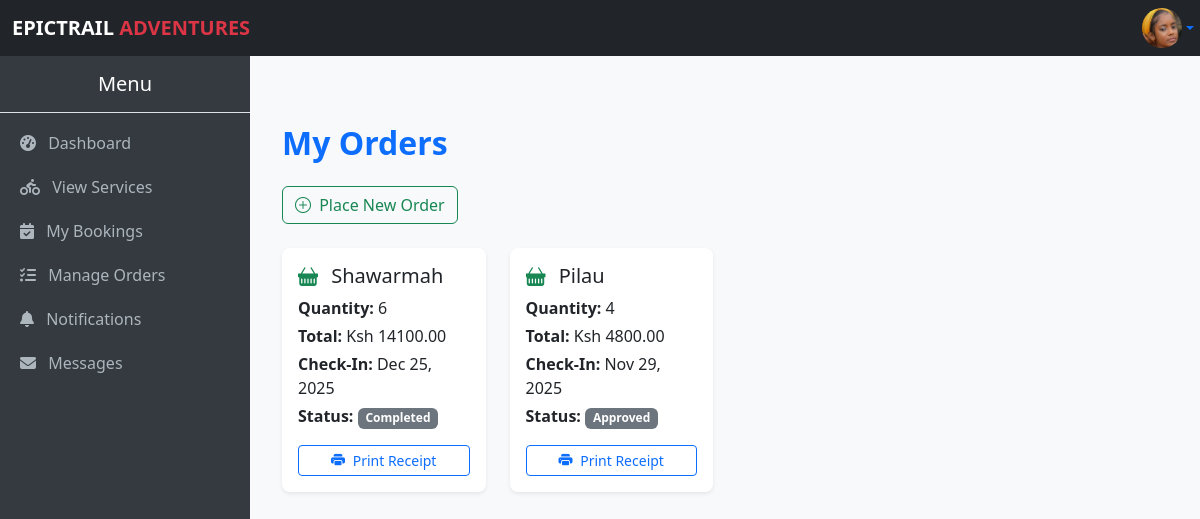
Page /my-orders/ (signed in) on the committed database.
### myApp/models.py (models this page shows, shortened)
class Profile(models.Model):
    profile_user = models.OneToOneField(User, on_delete=models.CASCADE)
    profile_phone = models.CharField(max_length=15, blank=True, null=True)
    profile_photo = models.ImageField(upload_to='profile_photos/', null=True, blank=True)

class FoodOrder(models.Model):
    STATUS_CHOICES = [
        ('pending', 'Pending'),
        ('processing', 'Processing'),
        ('completed', 'Completed'),
        ('cancelled', 'Cancelled'),
    ]
    foodOrder_user = models.ForeignKey(User, on_delete=models.CASCADE)
    foodOrder_food = models.ForeignKey(Food, on_delete=models.CASCADE)
    foodOrder_quantity = models.PositiveIntegerField(default=1)
    foodOrder_status = models.CharField(max_length=20, choices=STATUS_CHOICES, default='pending')
    foodOrder_created_at = models.DateTimeField(auto_now_add=True)
    foodOrder_check_in = models.DateField(null=True, blank=True)
    def total_price(self):
        return self.foodOrder_food.food_price_per_person * self.foodOrder_quantity

class Food(models.Model):
    food_name = models.CharField(max_length=100)
    food_price_per_person = models.DecimalField(max_digits=10, decimal_places=2)

### myApp/views.py (the view)
# urls.py: path('my-orders/', views.my_orders, name='my_orders'),
@login_required
def my_orders(request):
    orders = FoodOrder.objects.filter(foodOrder_user=request.user)  # <-- fix here
    return render(request, 'my_orders.html', {'orders': orders})

### myApp/context_processors.py (called while the page is built)
def total_users(request):
    return {'total_users': User.objects.count()}

def total_bookings(request):
    return {'total_bookings': Booking.objects.count()}

def total_amount(request):
    total = 0
    if request.user.is_authenticated:
        bookings = Booking.objects.all()  # optionally filter by user=request.user
        booking_total = sum(booking.amount_required for booking in bookings)
        food_orders = FoodOrder.objects.all()  # optionally filter by user=request.user
        food_total = sum(order.total_price() for order in food_orders)  # <- call the method
        total = booking_total + food_total
    return {'total_amount': total}

def total_cost(request):
    if not request.user.is_authenticated:
        return {
            'user_bookings': [],
            'user_total_amount': 0,
        }
    bookings = Booking.objects.filter(booking_user=request.user).prefetch_related(
        'booking_activities', 'booking_packages', 'booking_rooms', 'booking_food', 'booking_tours'
    )
    total_amount = sum(b.amount_required for b in bookings)
    return {
        'user_bookings': bookings,
        'user_total_amount': total_amount,
    }

### myApp/models.py (called while the page is built)
    @property
    def nights_spent(self):
        if self.booking_check_in and self.booking_check_out:
            days = (self.booking_check_out - self.booking_check_in).days
            return max(days, 1)
        return 1

    @property
    def amount_required(self):
        pax = self.booking_pax
        room_cost = sum(
            room.room_room_type.roomType_price_per_night * pax * self.nights_spent
            for room in self.booking_rooms.all()
        )
        activities_cost = sum(
            a.activity_price_per_person * pax for a in self.booking_activities.all()
        )
        package_cost = sum(
            p.package_price_per_person * pax for p in self.booking_packages.all()
        )
        food_cost = sum(
            f.food_price_per_person * pax for f in self.booking_food.all()
        )
        tour_cost = sum(
            t.tour_price_per_person * pax for t in self.booking_tours.all()
        )
        return room_cost + activities_cost + package_cost + food_cost + tour_cost

### myApp/templates/my_orders.html (shortened to what this page needs)
{% extends "base.user.html" %}
{% block content %}
<div class="container mt-5">
    <h2 class="mb-4 text-primary fw-bold">My Orders</h2>
    <a href="{% url 'place_order' %}" class="btn btn-outline-success mb-4">
        <i class="bi bi-plus-circle me-1"></i> Place New Order
    </a>
    {% if orders %}
    <div class="row g-4">
        {% for order in orders %}
        <div class="col-12 col-sm-6 col-md-4 col-lg-3">
            <div class="card h-100 shadow-sm border-0 rounded-3 position-relative overflow-hidden" style="transition: transform 0.2s;">
                <div class="card-body d-flex flex-column">
                    <h5 class="card-title text-truncate" title="{{ order.foodOrder_food.food_name }}">
                        <i class="bi bi-basket-fill me-2 text-success"></i>
                        {{ order.foodOrder_food.food_name }}
                    </h5>
                    <p class="mb-1"><strong>Quantity:</strong> {{ order.foodOrder_quantity }}</p>
                    <p class="mb-1"><strong>Total:</strong> Ksh {{ order.total_price|floatformat:2 }}</p>
                    {% if order.foodOrder_check_in %}
                    <p class="mb-1"><strong>Check-In:</strong> {{ order.foodOrder_check_in|date:"M d, Y" }}</p>
                    {% endif %}
                    <p class="mb-2">
                        <strong>Status:</strong>
                        {% if order.foodOrder_status == "pending" %}
                            <span class="badge bg-warning text-dark">{{ order.foodOrder_status|title }}</span>
                        {% elif order.foodOrder_status == "completed" %}
                            <span class="badge bg-success">{{ order.foodOrder_status|title }}</span>
                        {% elif order.foodOrder_status == "cancelled" %}
                            <span class="badge bg-danger">{{ order.foodOrder_status|title }}</span>
                        {% else %}
                            <span class="badge bg-secondary">{{ order.foodOrder_status|title }}</span>
                        {% endif %}
                    </p>
                    <div class="mt-auto d-flex flex-column gap-2">
                        <a href="{% url 'download_order_receipt' order.id %}" target="_blank" class="btn btn-sm btn-outline-primary mt-2">
                            <i class="bi bi-printer-fill me-1"></i> Print Receipt
                        </a>
                    </div>
                </div>
            </div>
        </div>
        {% endfor %}
    </div>
    {% else %}
    <div class="alert alert-info mt-4" role="alert">
        You have no orders yet. Click <a href="{% url 'place_order' %}" class="alert-link">here</a> to place one.
    </div>
    {% endif %}
</div>
{% endblock %}

### myApp/templates/base.user.html (shortened to what this page needs)
{% load static %}
<!DOCTYPE html>
<html lang="en">
<head>
    <link href="https://cdn.jsdelivr.net/npm/bootstrap@5.3.3/dist/css/bootstrap.min.css" rel="stylesheet">
    <link rel="stylesheet" href="https://cdn.jsdelivr.net/npm/bootstrap-icons@1.11.3/font/bootstrap-icons.css">
    <link rel="stylesheet" href="https://cdnjs.cloudflare.com/ajax/libs/font-awesome/6.5.2/css/all.min.css">
</head>
<body>
    <nav class="navbar navbar-expand-lg navbar-dark bg-dark">
    <div class="container-fluid">
        <a class="navbar-brand" href="#"><strong>EPICTRAIL <span class="text-danger">ADVENTURES</span></strong></a>
        <div class="d-flex align-items-center">
            <div class="dropdown ms-2">
                <a class="d-flex align-items-center justify-content-center dropdown-toggle"
                        type="button"
                        id="profileDropdown"
                        data-bs-toggle="dropdown"
                        aria-expanded="false"
                        style="width: 40px; height: 40px;"
                        title="Manage Profile">
                    {% if user.profile.profile_photo %}
                        <img src="{{ user.profile.profile_photo.url }}" alt="{{ user.username }}" class="rounded-circle" width="40" height="40">
                    {% else %}
                        <i class="bi bi-person bg-light rounded-circle"></i>
                    {% endif %}
                </a>
            </div>
        </div>
    </div>
</nav>
    <div class="collapse d-lg-block sidebar" id="sidebarMenu">
        <h5 class="text-center py-3 border-bottom">Menu</h5>
        <a href="{% url 'user_dashboard' %}"><i class="fas fa-tachometer-alt me-2"></i> Dashboard</a>
        <a href="{% url 'explore' %}"><i class="fas fa-biking me-2"></i> View Services</a>
        <a href="{% url 'booking_list' %}"><i class="fas fa-calendar-check me-2"></i> My Bookings</a>
        <a href="{% url 'my_orders' %}"><i class="fas fa-tasks me-2"></i> Manage Orders</a>
        <a href="#"><i class="fas fa-bell me-2"></i> Notifications</a>
        <a href="#"><i class="fas fa-envelope me-2"></i> Messages</a>
    </div>
    <div class="content">
        {% block content %}{% endblock %}
    </div>
</body>
</html>

### myApp/templates/base.user.html (style rules this page uses)
body { margin: 0; padding: 0; }
.navbar { position: fixed; top: 0; left: 0; width: 100%; z-index: 1030; }
.sidebar { position: fixed; top: 56px; left: 0; width: 250px; height: calc(100vh - 56px); background-color: #343a40; color: #fff; overflow-y: auto; }
.sidebar a { color: #adb5bd; text-decoration: none; display: block; padding: 10px 20px; }
.content { margin-top: 56px; margin-left: 250px; padding: 20px; background-color: #f8f9fa; min-height: calc(100vh - 56px); }

### rows in the picture
FoodOrder: foodOrder_food.food_name "Shawarmah", foodOrder_quantity "6", total_price "14100.00", foodOrder_check_in "Dec 25, 2025", foodOrder_status "Completed"
FoodOrder: foodOrder_food.food_name "Pilau", foodOrder_quantity "4", total_price "4800.00", foodOrder_check_in "Nov 29, 2025", foodOrder_status "Approved"
